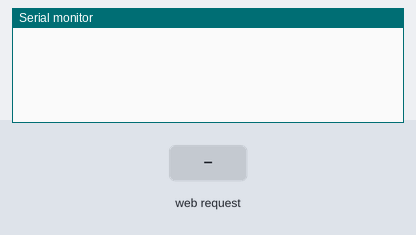
A sketch run on a simulated Arduino Uno, built with avr-gcc and run on an emulated ATmega328P. Parts: the last lines printed to the serial monitor. The inputs (shaded band) are chosen by the test bench. WiFi joins after 1.5 s; servers stay silent unless stated.

Above: at 1.2 s.
1.3 s: HTTP request GET /arduino received
At 2.0 s:
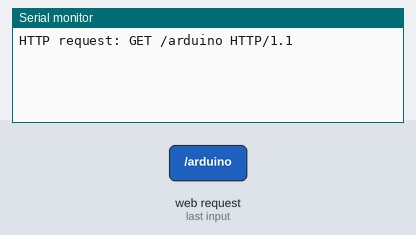
2.8 s: HTTP request GET /digitalWrite received
At 3.1 s:
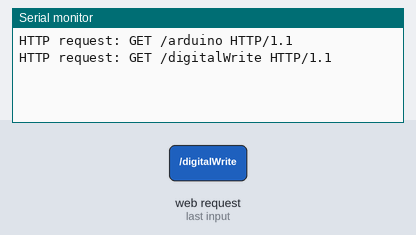
4.3 s: HTTP request GET /digitalRead received
At 5.5 s:
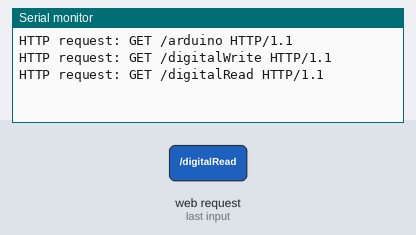
5.8 s: HTTP request GET /analogWrite received
At 6.6 s:
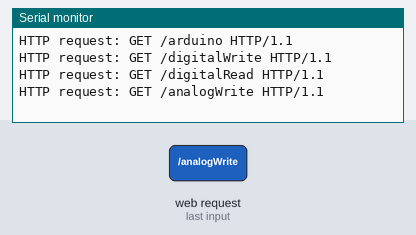
7.3 s: HTTP request GET /analogRead received
At 7.7 s:
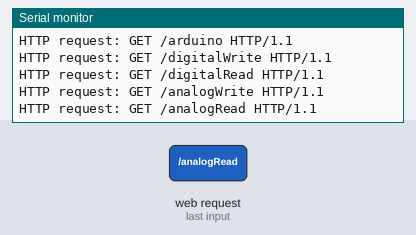

Measured:
- after the input at 1.3 s, the serial monitor: prints a new line at once (image 1)
- after the input at 2.8 s, the serial monitor: prints a new line at once (image 2)
- after the input at 4.3 s, the serial monitor: prints a new line at once (image 3)
- after the input at 5.8 s, the serial monitor: prints a new line at once (image 4)
- after the input at 7.3 s, the serial monitor: prints a new line at once (image 5)

The sketch:

SimpleREST.ino
```cpp
#include <SPI.h>
#include <Ethernet.h>

byte mac[] = { 0xDE, 0xAD, 0xBE, 0xEF, 0xFE, 0xED };
IPAddress ip(192,168,69, 252);
EthernetServer server(80);
char arg1[20] = "";
char arg2[20]= "";
int arg3;
int arg4;

void setup() {
  Serial.begin(9600);
  Ethernet.begin(mac, ip);
  server.begin();
}

void loop() {
  EthernetClient client = server.available();
  if (client) {
    while (client.connected()) {
      if (client.available()) {
          String HTTP_request = client.readStringUntil('\n');
          Serial.print("HTTP request: ");  // DEBUG
          Serial.println(HTTP_request);
        if ((HTTP_request.startsWith("GET ")) && (HTTP_request.endsWith("\r"))) {
          sscanf(HTTP_request.c_str(), "GET /%99[^&/ ]/%99[^/]/%99d/%99d", arg1, arg2, &arg3, &arg4);
          HTTP_switch(client, arg1, arg2, arg3, arg4);
        }
      }
      client.stop();
      delay(1);
    }
  }
}

void HTTP_switch(EthernetClient client, char arg1[20], char oper[20], int pin, int value){
  int pinValue;
  if ((strcmp(arg1, "") == 0) || (strcmp(arg1, "index.htm") == 0) || (strcmp(arg1, "index.html") == 0)) {
    HTTP_reply_index(client);
  } else if (strcmp(arg1, "arduino") == 0) {
      if (strcmp(oper, "digitalWrite") == 0) {
        digitalWrite(pin, value);
        HTTP_reply(client, value);
      } else if (strcmp(oper, "digitalRead") == 0) {
        pinValue = digitalRead(pin);
        HTTP_reply(client, pinValue);
      } else if (strcmp(oper, "analogWrite") == 0) {
        analogWrite(pin, value);
        HTTP_reply(client, value);
      } else if (strcmp(oper, "analogRead") == 0) {
        pinValue = analogRead(pin);
        HTTP_reply(client, value);
      } else {
        HTTP_reply_invalid(client);
      }
  } else {
    HTTP_reply_invalid(client);
  }
}


void HTTP_reply(EthernetClient client, int value) {
  client.println("HTTP/1.1 200 OK");
  client.println("Content-Type: text/plain");
  client.println("Connection: close");
  client.println();
  client.println(value);
}

void HTTP_reply_invalid(EthernetClient client){
  client.println("HTTP/1.1 406 Not Acceptable");
  client.println("Content-Type: text/plain");
  client.println("Connection: close");
}

void HTTP_reply_index(EthernetClient client){
  client.println("HTTP/1.1 200 OK");
  client.println("Content-Type: text/html");
  client.println();
  client.println("<html><body>");
  client.println("Request example: /arduino/digitalWrite/5/1");
  client.println("</body></html>");
}
```
